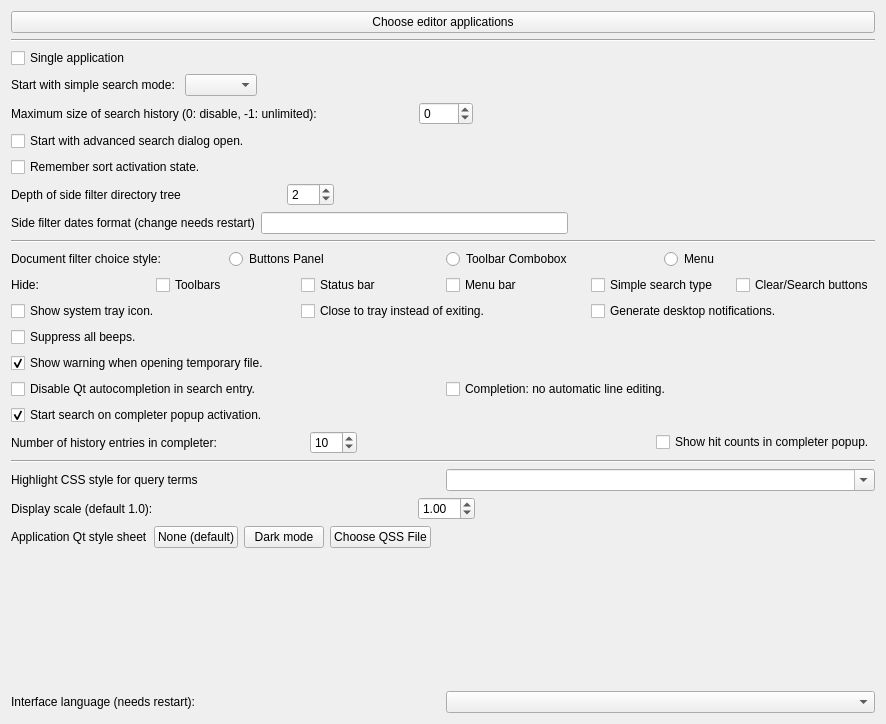
         <widget class="QWidget" name="scrollAreaWidgetContents">
          <property name="geometry">
           <rect>
            <x>0</x>
            <y>0</y>
            <width>886</width>
            <height>724</height>
           </rect>
          </property>
          <layout class="QVBoxLayout">
           <item>
            <widget class="QPushButton" name="viewActionPB">
             <property name="text">
              <string>Choose editor applications</string>
             </property>
            </widget>
           </item>
           <item>
            <widget class="Line" name="line1">
             <property name="orientation">
              <enum>Qt::Horizontal</enum>
             </property>
            </widget>
           </item>
           <item>
            <widget class="QCheckBox" name="singleappCB">
             <property name="toolTip">
              <string>If set, starting a new instance on the same index will raise an existing one.</string>
             </property>
             <property name="text">
              <string>Single application</string>
             </property>
             <property name="checked">
              <bool>false</bool>
             </property>
            </widget>
           </item>
           <item>
            <layout class="QHBoxLayout">
             <item>
              <widget class="QLabel" name="textLabelSST">
               <property name="text">
                <string>Start with simple search mode: </string>
               </property>
               <property name="wordWrap">
                <bool>false</bool>
               </property>
              </widget>
             </item>
             <item>
              <widget class="QComboBox" name="ssearchTypCMB"/>
             </item>
             <item>
              <spacer name="horizontalSpacer_12">
               <property name="orientation">
                <enum>Qt::Horizontal</enum>
               </property>
               <property name="sizeHint" stdset="0">
                <size>
                 <width>40</width>
                 <height>20</height>
                </size>
               </property>
              </spacer>
             </item>
            </layout>
           </item>
           <item>
            <layout class="QHBoxLayout" stretch="0,0,1">
             <item>
              <widget class="QLabel" name="hsLBL">
               <property name="sizePolicy">
                <sizepolicy hsizetype="Preferred" vsizetype="Preferred">
                 <horstretch>1</horstretch>
                 <verstretch>0</verstretch>
                </sizepolicy>
               </property>
               <property name="toolTip">
                <string>Limit the size of the search history. Use 0 to disable, -1 for unlimited.</string>
               </property>
               <property name="text">
                <string>Maximum size of search history (0: disable, -1: unlimited):</string>
               </property>
               <property name="wordWrap">
                <bool>false</bool>
               </property>
              </widget>
             </item>
             <item>
              <widget class="QSpinBox" name="maxHistSizeSB">
               <property name="minimum">
                <number>-1</number>
               </property>
               <property name="maximum">
                <number>1000</number>
               </property>
               <property name="value">
                <number>0</number>
               </property>
              </widget>
             </item>
             <item>
              <spacer name="horizontalSpacer_5">
               <property name="orientation">
                <enum>Qt::Horizontal</enum>
               </property>
               <property name="sizeHint" stdset="0">
                <size>
                 <width>40</width>
                 <height>20</height>
                </size>
               </property>
              </spacer>
             </item>
            </layout>
           </item>
           <item>
            <widget class="QCheckBox" name="initStartAdvCB">
             <property name="text">
              <string>Start with advanced search dialog open.</string>
             </property>
             <property name="checked">
              <bool>false</bool>
             </property>
            </widget>
           </item>
           <item>
            <widget class="QCheckBox" name="keepSortCB">
             <property name="text">
              <string>Remember sort activation state.</string>
             </property>
             <property name="checked">
              <bool>false</bool>
             </property>
            </widget>
           </item>
           <item>
            <layout class="QHBoxLayout" stretch="0,0,2">
             <item>
              <widget class="QLabel" name="textLabel20">
               <property name="sizePolicy">
                <sizepolicy hsizetype="Preferred" vsizetype="Preferred">
                 <horstretch>1</horstretch>
                 <verstretch>0</verstretch>
                </sizepolicy>
               </property>
               <property name="toolTip">
                <string>Set to 0 to disable and speed up startup by avoiding tree computation.</string>
               </property>
               <property name="text">
                <string>Depth of side filter directory tree</string>
               </property>
               <property name="wordWrap">
                <bool>false</bool>
               </property>
              </widget>
             </item>
             <item>
              <widget class="QSpinBox" name="idxTreeDepthSB">
               <property name="minimum">
                <number>0</number>
               </property>
               <property name="maximum">
                <number>100</number>
               </property>
               <property name="value">
                <number>2</number>
               </property>
              </widget>
             </item>
             <item>
              <spacer name="horizontalSpacer_20">
               <property name="orientation">
                <enum>Qt::Horizontal</enum>
               </property>
               <property name="sizeHint" stdset="0">
                <size>
                 <width>40</width>
                 <height>20</height>
                </size>
               </property>
              </spacer>
             </item>
            </layout>
           </item>
           <item>
            <layout class="QHBoxLayout">
             <item>
              <widget class="QLabel" name="sidefilterdateformatLBL">
               <property name="toolTip">
                <string>See Qt QDateTimeEdit documentation. E.g. yyyy-MM-dd. Leave empty to use the default Qt/System format.</string>
               </property>
               <property name="text">
                <string>Side filter dates format (change needs restart)</string>
               </property>
               <property name="wordWrap">
                <bool>false</bool>
               </property>
              </widget>
             </item>
             <item>
              <widget class="QLineEdit" name="sidefilterdateformatLE">
               <property name="minimumSize">
                <size>
                 <width>30</width>
                 <height>0</height>
                </size>
               </property>
              </widget>
             </item>
             <item>
              <spacer name="sidefilterdateformatHSPC">
               <property name="orientation">
                <enum>Qt::Horizontal</enum>
               </property>
               <property name="sizeHint" stdset="0">
                <size>
                 <width>40</width>
                 <height>20</height>
                </size>
               </property>
              </spacer>
             </item>
            </layout>
           </item>
           <item>
            <widget class="Line" name="line2">
             <property name="orientation">
              <enum>Qt::Horizontal</enum>
             </property>
            </widget>
           </item>
           <item>
            <layout class="QHBoxLayout" name="horizontalLayout1">
             <item>
              <widget class="QLabel" name="label1">
               <property name="toolTip">
                <string>Decide if document filters are shown as radio buttons, toolbar combobox, or menu.</string>
               </property>
               <property name="text">
                <string>Document filter choice style:</string>
               </property>
              </widget>
             </item>
             <item>
              <widget class="QRadioButton" name="filterBT_RB">
               <property name="text">
                <string>Buttons Panel</string>
               </property>
               <attribute name="buttonGroup">
                <string notr="true">buttonGroup_2</string>
               </attribute>
              </widget>
             </item>
             <item>
              <widget class="QRadioButton" name="filterCMB_RB">
               <property name="text">
                <string>Toolbar Combobox</string>
               </property>
               <attribute name="buttonGroup">
                <string notr="true">buttonGroup_2</string>
               </attribute>
              </widget>
             </item>
             <item>
              <widget class="QRadioButton" name="filterMN_RB">
               <property name="text">
                <string>Menu</string>
               </property>
               <attribute name="buttonGroup">
                <string notr="true">buttonGroup_2</string>
               </attribute>
              </widget>
             </item>
            </layout>
           </item>
           <item>
            <layout class="QHBoxLayout">
             <item>
              <widget class="QLabel" name="labeltb">
               <property name="toolTip">
                <string>Hide some user interface elements.</string>
               </property>
               <property name="text">
                <string>Hide:</string>
               </property>
              </widget>
             </item>
             <item>
              <widget class="QCheckBox" name="noToolbarsCB">
               <property name="text">
                <string>Toolbars</string>
               </property>
               <property name="checked">
                <bool>false</bool>
               </property>
              </widget>
             </item>
             <item>
              <widget class="QCheckBox" name="noStatusBarCB">
               <property name="text">
                <string>Status bar</string>
               </property>
               <property name="checked">
                <bool>false</bool>
               </property>
              </widget>
             </item>
             <item>
              <widget class="QCheckBox" name="noMenuBarCB">
               <property name="toolTip">
                <string>Show button instead.</string>
               </property>
               <property name="text">
                <string>Menu bar</string>
               </property>
               <property name="checked">
                <bool>false</bool>
               </property>
              </widget>
             </item>
             <item>
              <widget class="QCheckBox" name="noSSTypCMBCB">
               <property name="toolTip">
                <string>Show choice in menu only.</string>
               </property>
               <property name="text">
                <string>Simple search type</string>
               </property>
               <property name="checked">
                <bool>false</bool>
               </property>
              </widget>
             </item>
             <item>
              <widget class="QCheckBox" name="noClearSearchCB">
               <property name="text">
                <string>Clear/Search buttons</string>
               </property>
               <property name="checked">
                <bool>false</bool>
               </property>
              </widget>
             </item>
            </layout>
           </item>
           <item>
            <layout class="QHBoxLayout">
             <item>
              <widget class="QCheckBox" name="showTrayIconCB">
               <property name="text">
                <string>Show system tray icon.</string>
               </property>
               <property name="checked">
                <bool>false</bool>
               </property>
              </widget>
             </item>
             <item>
              <widget class="QCheckBox" name="closeToTrayCB">
               <property name="text">
                <string>Close to tray instead of exiting.</string>
               </property>
               <property name="checked">
                <bool>false</bool>
               </property>
              </widget>
             </item>
             <item>
              <widget class="QCheckBox" name="trayMessagesCB">
               <property name="text">
                <string>Generate desktop notifications.</string>
               </property>
               <property name="checked">
                <bool>false</bool>
               </property>
              </widget>
             </item>
            </layout>
           </item>
           <item>
            <widget class="QCheckBox" name="noBeepsCB">
             <property name="text">
              <string>Suppress all beeps.</string>
             </property>
             <property name="checked">
              <bool>false</bool>
             </property>
            </widget>
           </item>
           <item>
            <widget class="QCheckBox" name="showTempFileWarningCB">
             <property name="text">
              <string>Show warning when opening temporary file.</string>
             </property>
             <property name="checked">
              <bool>true</bool>
             </property>
            </widget>
           </item>
           <item>
            <layout class="QHBoxLayout" name="horizontalLayout11">
             <item>
              <widget class="QCheckBox" name="ssNoCompleteCB">
               <property name="text">
                <string>Disable Qt autocompletion in search entry.</string>
               </property>
               <property name="checked">
                <bool>false</bool>
               </property>
              </widget>
             </item>
             <item>
              <widget class="QCheckBox" name="ssearchCompletePassiveCB">
               <property name="toolTip">
                <string>The completion only changes the entry when activated.</string>
               </property>
               <property name="text">
                <string>Completion: no automatic line editing.</string>
               </property>
               <property name="checked">
                <bool>false</bool>
               </property>
              </widget>
             </item>
            </layout>
           </item>
           <item>
            <widget class="QCheckBox" name="ssSearchOnCompleteCB">
             <property name="text">
              <string>Start search on completer popup activation.</string>
             </property>
             <property name="checked">
              <bool>true</bool>
             </property>
            </widget>
           </item>
           <item>
            <layout class="QHBoxLayout" name="horizontalLayout12">
             <item>
              <layout class="QHBoxLayout" stretch="0,0,1">
               <item>
                <widget class="QLabel" name="ssearchCompleterHistCntLBL">
                 <property name="sizePolicy">
                  <sizepolicy hsizetype="Preferred" vsizetype="Preferred">
                   <horstretch>1</horstretch>
                   <verstretch>0</verstretch>
                  </sizepolicy>
                 </property>
                 <property name="toolTip">
                  <string>Maximum number of history entries in completer list</string>
                 </property>
                 <property name="text">
                  <string>Number of history entries in completer:</string>
                 </property>
                 <property name="wordWrap">
                  <bool>false</bool>
                 </property>
                </widget>
               </item>
               <item>
                <widget class="QSpinBox" name="ssearchCompleterHistCntSB">
                 <property name="minimum">
                  <number>0</number>
                 </property>
                 <property name="maximum">
                  <number>100</number>
                 </property>
                 <property name="value">
                  <number>10</number>
                 </property>
                </widget>
               </item>
               <item>
                <spacer name="ssearchCompleterHistCntHSPC">
                 <property name="orientation">
                  <enum>Qt::Horizontal</enum>
                 </property>
                 <property name="sizeHint" stdset="0">
                  <size>
                   <width>40</width>
                   <height>20</height>
                  </size>
                 </property>
                </spacer>
               </item>
              </layout>
             </item>
             <item>
              <widget class="QCheckBox" name="showcompleterhitcountsCB">
               <property name="toolTip">
                <string>Displays the total number of occurences of the term in the index</string>
               </property>
               <property name="text">
                <string>Show hit counts in completer popup.</string>
               </property>
               <property name="checked">
                <bool>false</bool>
               </property>
              </widget>
             </item>
            </layout>
           </item>
           <item>
            <widget class="Line" name="line3">
             <property name="orientation">
              <enum>Qt::Horizontal</enum>
             </property>
            </widget>
           </item>
           <item>
            <layout class="QHBoxLayout">
             <item>
              <widget class="QLabel" name="textLabelqtc">
               <property name="text">
                <string>Highlight CSS style for query terms</string>
               </property>
               <property name="wordWrap">
                <bool>false</bool>
               </property>
              </widget>
             </item>
             <item>
              <widget class="QComboBox" name="qtermStyleCMB">
               <property name="minimumSize">
                <size>
                 <width>50</width>
                 <height>0</height>
                </size>
               </property>
               <property name="toolTip">
                <string>Query terms highlighting in results. &lt;br&gt;Maybe try something like &quot;color:red;background:yellow&quot; for something more lively than the default blue...</string>
               </property>
               <property name="editable">
                <bool>true</bool>
               </property>
               <property name="insertPolicy">
                <enum>QComboBox::NoInsert</enum>
               </property>
              </widget>
             </item>
            </layout>
           </item>
           <item>
            <layout class="QHBoxLayout" stretch="0,0,1">
             <item>
              <widget class="QLabel" name="wuiscaleLBL">
               <property name="sizePolicy">
                <sizepolicy hsizetype="Preferred" vsizetype="Preferred">
                 <horstretch>1</horstretch>
                 <verstretch>0</verstretch>
                </sizepolicy>
               </property>
               <property name="toolTip">
                <string>Zoom factor for the user interface. Useful if the default is not right for your screen resolution.</string>
               </property>
               <property name="text">
                <string>Display scale (default 1.0):</string>
               </property>
               <property name="wordWrap">
                <bool>false</bool>
               </property>
              </widget>
             </item>
             <item>
              <widget class="QDoubleSpinBox" name="wholeuiscaleSB">
               <property name="singleStep">
                <double>0.100000000000000</double>
               </property>
               <property name="value">
                <double>1.000000000000000</double>
               </property>
              </widget>
             </item>
             <item>
              <spacer name="wholeuiscaleHSPC">
               <property name="orientation">
                <enum>Qt::Horizontal</enum>
               </property>
               <property name="sizeHint" stdset="0">
                <size>
                 <width>40</width>
                 <height>20</height>
                </size>
               </property>
              </spacer>
             </item>
            </layout>
           </item>
           <item>
            <layout class="QHBoxLayout">
             <item>
              <widget class="QLabel" name="tLSTL">
               <property name="text">
                <string>Application Qt style sheet</string>
               </property>
               <property name="wordWrap">
                <bool>false</bool>
               </property>
              </widget>
             </item>
             <item>
              <widget class="QPushButton" name="resetSSPB">
               <property name="toolTip">
                <string>Resets the style sheet to default</string>
               </property>
               <property name="text">
                <string>None (default)</string>
               </property>
              </widget>
             </item>
             <item>
              <widget class="QPushButton" name="darkSSPB">
               <property name="toolTip">
                <string>Uses the default dark mode style sheet</string>
               </property>
               <property name="text">
                <string>Dark mode</string>
               </property>
              </widget>
             </item>
             <item>
              <widget class="QPushButton" name="stylesheetPB">
               <property name="toolTip">
                <string>Opens a dialog to select the style sheet file.&lt;br&gt;Look at /usr/share/recoll/examples/recoll[-dark].qss for an example.</string>
               </property>
               <property name="text">
                <string>Choose QSS File</string>
               </property>
              </widget>
             </item>
             <item>
              <spacer name="horizontalSpacer_16">
               <property name="orientation">
                <enum>Qt::Horizontal</enum>
               </property>
               <property name="sizeHint" stdset="0">
                <size>
                 <width>40</width>
                 <height>20</height>
                </size>
               </property>
              </spacer>
             </item>
            </layout>
           </item>
           <item>
            <spacer name="spacer4">
             <property name="orientation">
              <enum>Qt::Vertical</enum>
             </property>
             <property name="sizeType">
              <enum>QSizePolicy::Expanding</enum>
             </property>
             <property name="sizeHint" stdset="0">
              <size>
               <width>20</width>
               <height>70</height>
              </size>
             </property>
            </spacer>
           </item>
           <item>
            <layout class="QHBoxLayout">
             <item>
              <widget class="QLabel" name="uilanguageLBL">
               <property name="text">
                <string>Interface language (needs restart):</string>
               </property>
               <property name="toolTip">
                <string>Note: most translations are incomplete. Leave empty to use the system environment.</string>
               </property>
               <property name="wordWrap">
                <bool>false</bool>
               </property>
              </widget>
             </item>
             <item>
              <widget class="QComboBox" name="uilanguageCMB">
               <property name="minimumSize">
                <size>
                 <width>10</width>
                 <height>0</height>
                </size>
               </property>
               <property name="editable">
                <bool>no</bool>
               </property>
               <property name="insertPolicy">
                <enum>QComboBox::NoInsert</enum>
               </property>
              </widget>
             </item>
            </layout>
           </item>
          </layout>
         </widget>
